Frame 1 (no input): blank canvas, image omitted
Frame 60 (the mouse pressed at the canvas centre just before this capture): blank canvas, image omitted
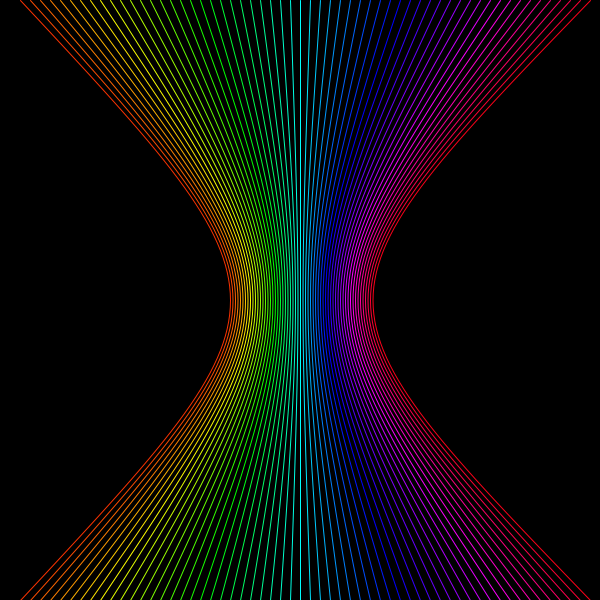
Frame 120 (the mouse held since frame 60 and released just before this capture)

The Processing sketch whose frames 1 and 60 were blank and that drew this single picture after the mouse press (run headless with seeded random() and noise(); from frame 60 on, the mouse is pressed at the canvas centre):

// Processing sketch: processing_143234
// ── processing_143234.pde

void setup() {
  size(600, 600);
  smooth();
  background(255);
  colorMode(HSB,width);
}

void draw() {
  background(0);
  
  noFill();  
  if (mousePressed) {
    for (int i=20; i<width; i+=10) {
        stroke(i,600,600);
        bezier(i, 0, mouseX, mouseY, pmouseX, pmouseY, i, height);
    }
  }
}
